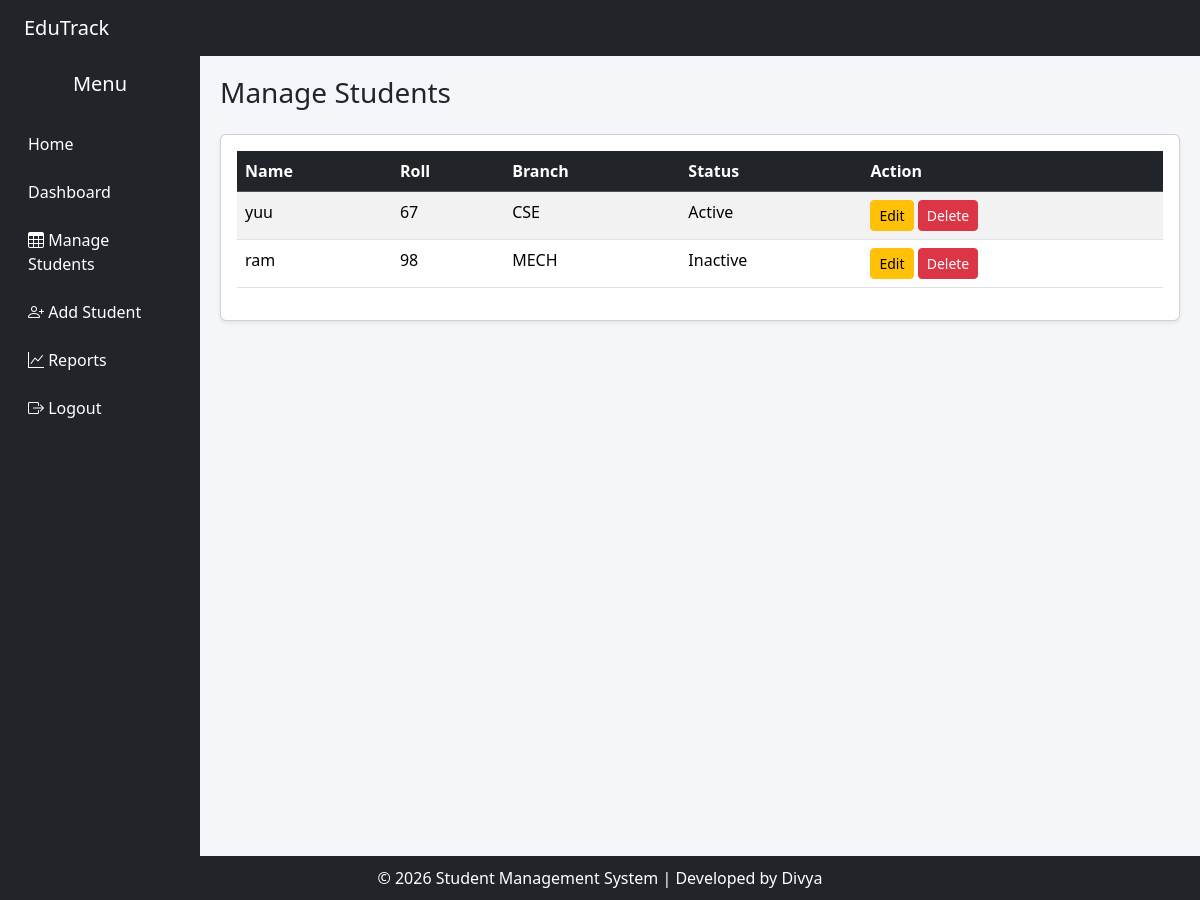
The page /students (signed in) on the database as committed earlier.
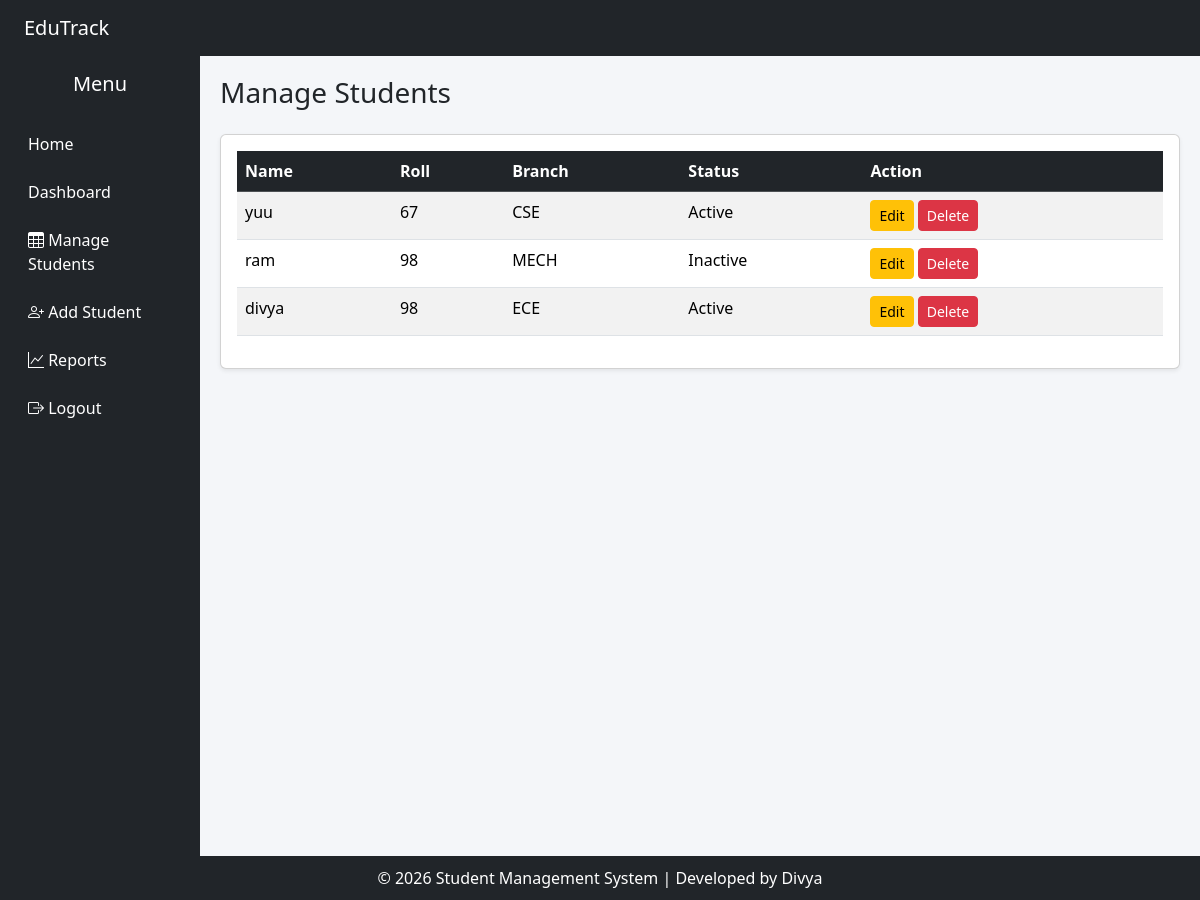
The same page on the database as committed later.
### tables this page shows
CREATE TABLE students (
            id INTEGER PRIMARY KEY AUTOINCREMENT,
            name TEXT,
            roll TEXT,
            branch TEXT,
            photo TEXT,
            admission_date TEXT,
            status TEXT
        );

### app.py (the view)
@app.route("/students")
def students_page():
    if "user" not in session:
        return redirect("/login")
    page = 1
    total_pages = 1
    conn = sqlite3.connect("database.db")
    cursor = conn.cursor()
    cursor.execute("SELECT * FROM students")
    students = cursor.fetchall()
    cursor.execute("SELECT branch, COUNT(*) FROM students GROUP BY branch")
    branch_data = cursor.fetchall()
    conn.close()
    return render_template(
        "index.html",
        students=students,
        page=page,
        total_pages=total_pages,
        branch_data=branch_data
    )

### templates/index.html (shortened to what this page needs)
{% extends "base.html" %}
{% block content %}
<h3 class="mb-4">Manage Students</h3>
<div class="card shadow-sm">
    <div class="card-body">
        <div class="table-responsive">
            <table class="table table-striped table-hover text-nowrap">
                <thead class="table-dark">
                    <tr>
                        <th>Name</th>
                        <th>Roll</th>
                        <th>Branch</th>
                        <th>Status</th>
                        <th>Action</th>
                    </tr>
                </thead>
                <tbody>
                    {% for student in students %}
                    <tr>
                        <td>{{ student[1] }}</td>
                        <td>{{ student[2] }}</td>
                        <td>{{ student[3] }}</td>
                        <td>{{ student[6] }}</td>
                        <td>
                            <a href="/edit/{{ student[0] }}" class="btn btn-warning btn-sm">Edit</a>
                            <a href="/delete/{{ student[0] }}" class="btn btn-danger btn-sm">Delete</a>
                        </td>
                    </tr>
                    {% endfor %}
                </tbody>
            </table>
        </div>
    </div>
</div>
{% endblock %}

### templates/base.html (shortened to what this page needs)
<!DOCTYPE html>
<html>
<head>
    <link href="https://cdn.jsdelivr.net/npm/bootstrap@5.3.2/dist/css/bootstrap.min.css" rel="stylesheet">
    <link href="https://cdn.jsdelivr.net/npm/bootstrap-icons@1.11.1/font/bootstrap-icons.css" rel="stylesheet">
</head>
<body>
<nav class="navbar navbar-dark bg-dark px-3">
    <span class="navbar-brand ms-2">EduTrack</span>
</nav>
<div class="container-fluid">
    <div class="row">
        <div id="sidebar" class="col-lg-2 col-md-3 sidebar collapse d-md-block p-3">
            <h5 class="text-white text-center mb-4">Menu</h5>
            <a href="/">Home</a>
            <a href="/dashboard">Dashboard</a>
            <a href="/students"><i class="bi bi-table"></i> Manage Students</a>
            <a href="/add"><i class="bi bi-person-plus"></i> Add Student</a>
            <a href="/reports"><i class="bi bi-graph-up"></i> Reports</a>
            <a href="/logout"><i class="bi bi-box-arrow-right"></i> Logout</a>
        </div>
        <div class="col-lg-10 col-md-9 col-12 content">
            {% block content %}{% endblock %}
        </div>
    </div>
</div>
<footer>
    © 2026 Student Management System | Developed by Divya
</footer>
</body>
</html>

### templates/base.html (style rules this page uses)
body { background-color: #f4f6f9; }
.sidebar { min-height: 100vh; background: #212529; }
.sidebar a { color: white; text-decoration: none; padding: 12px; display: block; }
.content { padding: 20px; }
footer { background: #212529; color: white; text-align: center; padding: 10px; }

Rows that differ between the two databases and show on the page:
added students: name "divya", roll "98", branch "ECE", status "Active"
